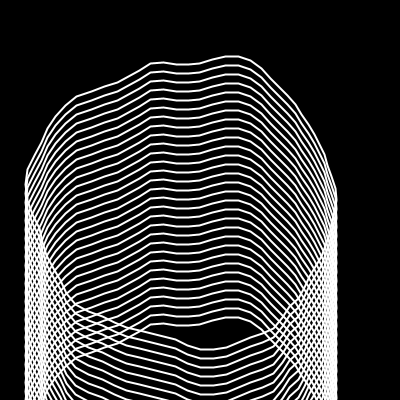
Frame 1 (no input)
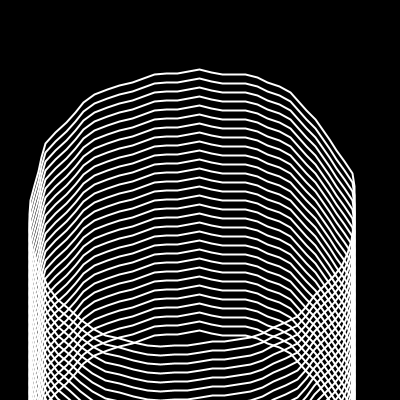
Frame 60 (the mouse pressed at the canvas centre just before this capture)
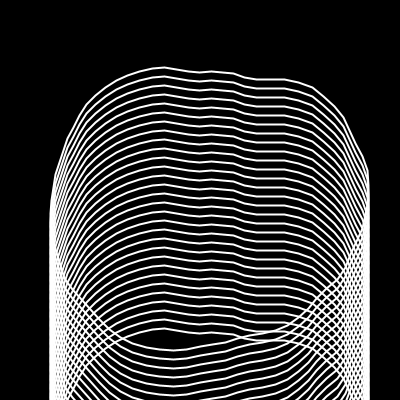
Frame 120 (the mouse held since frame 60 and released just before this capture)

The Processing sketch that drew these frames (run headless with seeded random() and noise(); from frame 60 on, the mouse is pressed at the canvas centre):

// Processing sketch: movingBands
// ── movingBands.pde
Blob[] blob = new Blob[30];

void setup() {
  size(400, 400);
  for(int i = 0; i < blob.length;i++){
    blob[i] = new Blob(100);
  }
}

void draw() {
  translate(width / 2, height / 2);
  background(0);
  for(int i = 0; i < blob.length; i++){
    blob[i].display(i*9);
  }
}

// ── Blob.pde
class Blob {
  float x;
  float y;
  float diameter;
  color c;
  float phase = 0;
  float zoff = 0;

  Blob(float tempD) {
    x = width/2;
    y = height;
    diameter = tempD;
  }

  void display(float input) {
    stroke(255);
    strokeWeight(2);
    noFill();
    beginShape();
    float noiseMax = map(50, 0, width, 1, 5);
    for (float a = 0; a < TWO_PI; a += radians(5)) {
      float xoff = map(cos(a + phase), -1, 1, 0, noiseMax);
      float yoff = map(sin(a + phase), -1, 1, 0, noiseMax);
      float r = map(noise(xoff, yoff, zoff), 0, 1, 100, height / 2);
      float x = r * cos(a);
      float y = r * sin(a) + input;
      vertex(x, y);
    }
    endShape(CLOSE);
    phase += 0.003;
    zoff += 0.01;
  }
}
